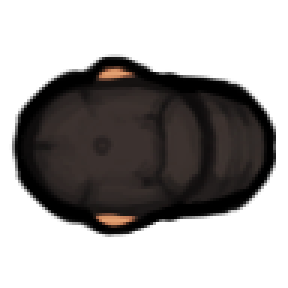
#> input picture assets/cap.png, 96 x 96 px (shown 3 times larger)
$ python main2.py
#> lines starting #> are read from the running program, lines starting #| are printed output that depends on the picture
from PIL import Image
import os

# [34 lines of commented-out code are left out]


im = Image.open('assets/cap.png')
#> im is the input picture: PIL image 96x96 RGB; mean R, G, B 162.1, 159.5, 158.7
im2 = im.copy()
pixels2 = im2.load()
x, y = im.size
#> x = 96; y = 96
pixels = im.load()
for i in range(x):
    for j in range(y):
        t = pixels[i, j]
        if t[0] ** 2 + t[1] ** 2 + t[2] ** 2 <= 9600:
            pixels2[i, j] = ((t[0] + 128) // 2, int(t[1] * 1.2) // 2, int(t[2] * 1.2) // 2)
im2.save('assets/cap1.png')
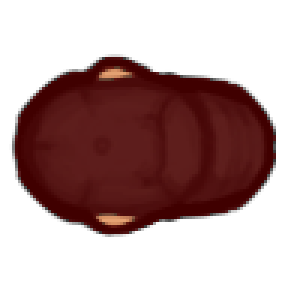
#> saved as cap1.png: PIL image 96x96 RGB (shown 3 times larger); mean R, G, B 181, 154.5, 153.9

$ run again, with assets/ak_47_image.png copied over assets/cap.png
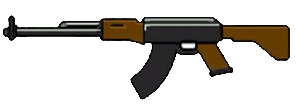
#> input picture assets/ak_47_image.png, 299 x 107 px
#> im is the input picture: PIL image 299x107 RGB; mean R, G, B 205.1, 202, 197.6
#> `im2.save('assets/cap1.png')`:
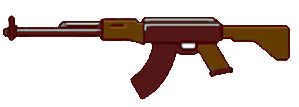
#> saved as cap1.png: PIL image 299x107 RGB; mean R, G, B 212.6, 200.1, 195.8
